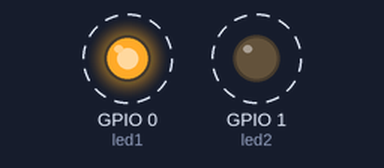
This program was run on a simulated ESP32 board running MicroPython. Parts: output pins drawn as LEDs (lit = HIGH). Dashed ring = blinking.

Above: at 0.2 s.
Timing chart, 0 to 3.0 s (numbered marks = the images above):
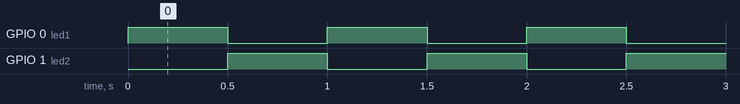

The program:

blink_pair_toggle.py
```python
# blink_pair_toggle.py
#
# Blink 2 LEDs on and off at 1 Hz, with opposite polarity
# ESP32 C3

from machine import Pin
from time import sleep

led1 = Pin(0, Pin.OUT, value=0)   # Set initial value
led2 = Pin(1, Pin.OUT, value=1)

try:
    while True:
        led1.toggle()
        led2.toggle()
        sleep(0.5)

except KeyboardInterrupt:
    print('Exiting\n')
```

Measured:
- by itself, GPIO 0 (led1), GPIO 1 (led2): alternates HIGH for 0.50 s and LOW for 0.50 s
